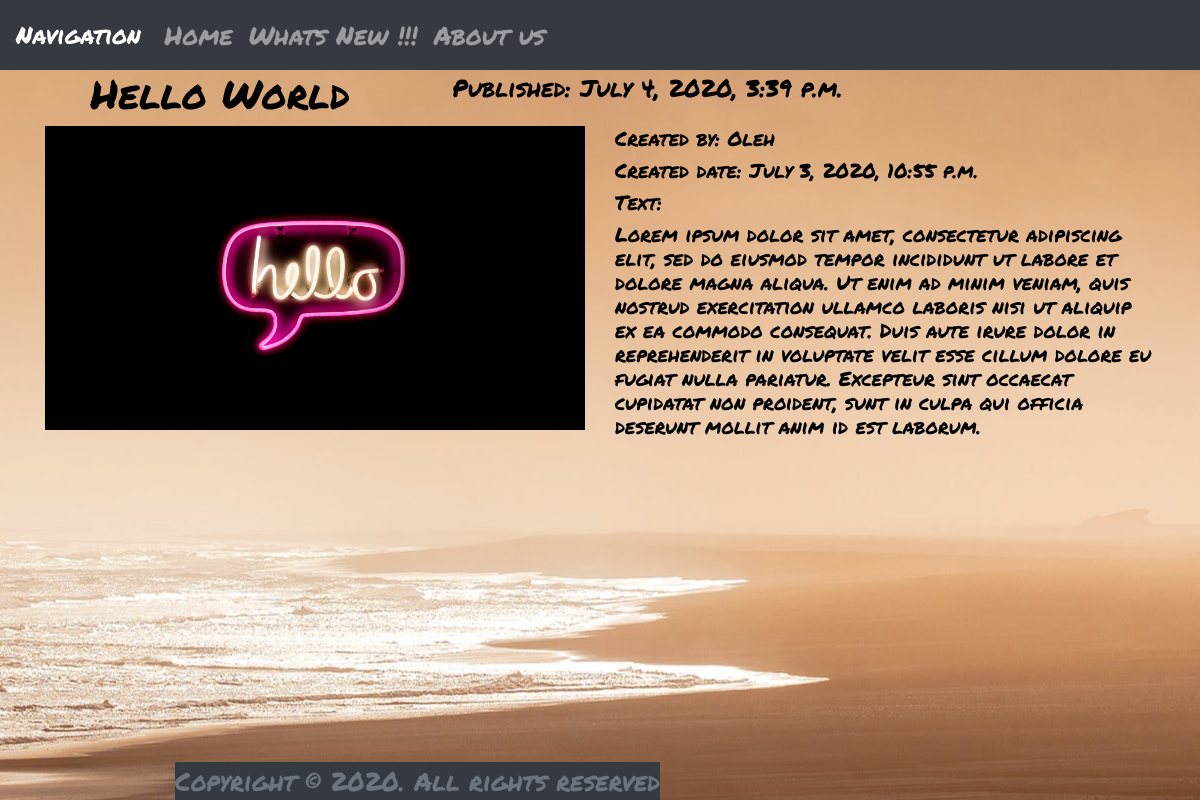
The app's page /post/hello_world/ with its own data.
### Site/models.py (models this page shows, shortened)
class Article(models.Model):
    user = models.ForeignKey('auth.User', on_delete=models.CASCADE)
    title = models.CharField(max_length=120)
    text = models.TextField()
    image = models.ImageField(upload_to='articles/', blank=True, null=True)
    created_date = models.DateTimeField(default=timezone.now)
    published_date = models.DateTimeField(blank=True, null=True)
    draft = models.BooleanField(default=False)
    url = models.SlugField(max_length=102)
    class Meta:
        verbose_name = 'Article'
        verbose_name_plural = 'Articles'

### Site/views.py (the view)
# urls.py: path('post/<slug:slug>/', views.ArticlesDetailView.as_view(), name='articles_detail'),
class ArticlesDetailView(DetailView):
    model = Article
    queryset = Article.objects.filter(draft=False)
    slug_field = 'url'

### templates/Site/article_detail.html (shortened to what this page needs)
{% extends 'base.html' %}
{% block content %}
    <div class="col-lg-4">
        <h1 class="text-center text1">{{object.title}}</h1>
    </div>
    <div class="col-lg-5">
        <p class="text-center text1 published">Published: {{object.published_date}}</p>
    </div>
    <div class="col-lg-6">
        {% if object.image %}
        <img src="{{object.image.url}}" class="img-fluid">
        {% endif %}
    </div>
    <div class="col-lg-6">
        <h5 class="text1">Created by: {{object.user}}</h5>
        <h5 class="text1">Created date: {{object.created_date}}</h5>
        <h5 class="text1">Text: </h5>
        <h5 class="text1">{{object.text}}</h5>
    </div>
{% endblock %}

### static/css/style.css (style rules this page uses)
body { background-image: url('/static/img/khamkeo-vilaysing-Ef7C4bPDL4A-unsplash.jpg'); background-repeat: no-repeat; background-attachment: fixed; background-position: center; }
.text1 { font-family: 'Permanent Marker', cursive; color: black; }
.published { font-size: 1.5rem; }

### records on screen
Article: title "Hello World", published_date "July 4, 2020, 3:39 p.m.", image (picture), user "Oleh", created_date "July 3, 2020, 10:55 p.m.", text "Lorem ipsum dolor sit amet, consectetur adipiscing elit, sed do eiusmod tempor incididunt ut labore et dolore magna aliqua. Ut enim ad minim veniam, quis nostrud exercitation ullamco laboris nisi ut aliquip ex ea commodo consequat. Duis aute irure dolor in reprehenderit in voluptate velit esse cillum dolore eu fugiat nulla pariatur. Excepteur sint occaecat cupidatat non proident, sunt in culpa qui officia deserunt mollit anim id est laborum."
